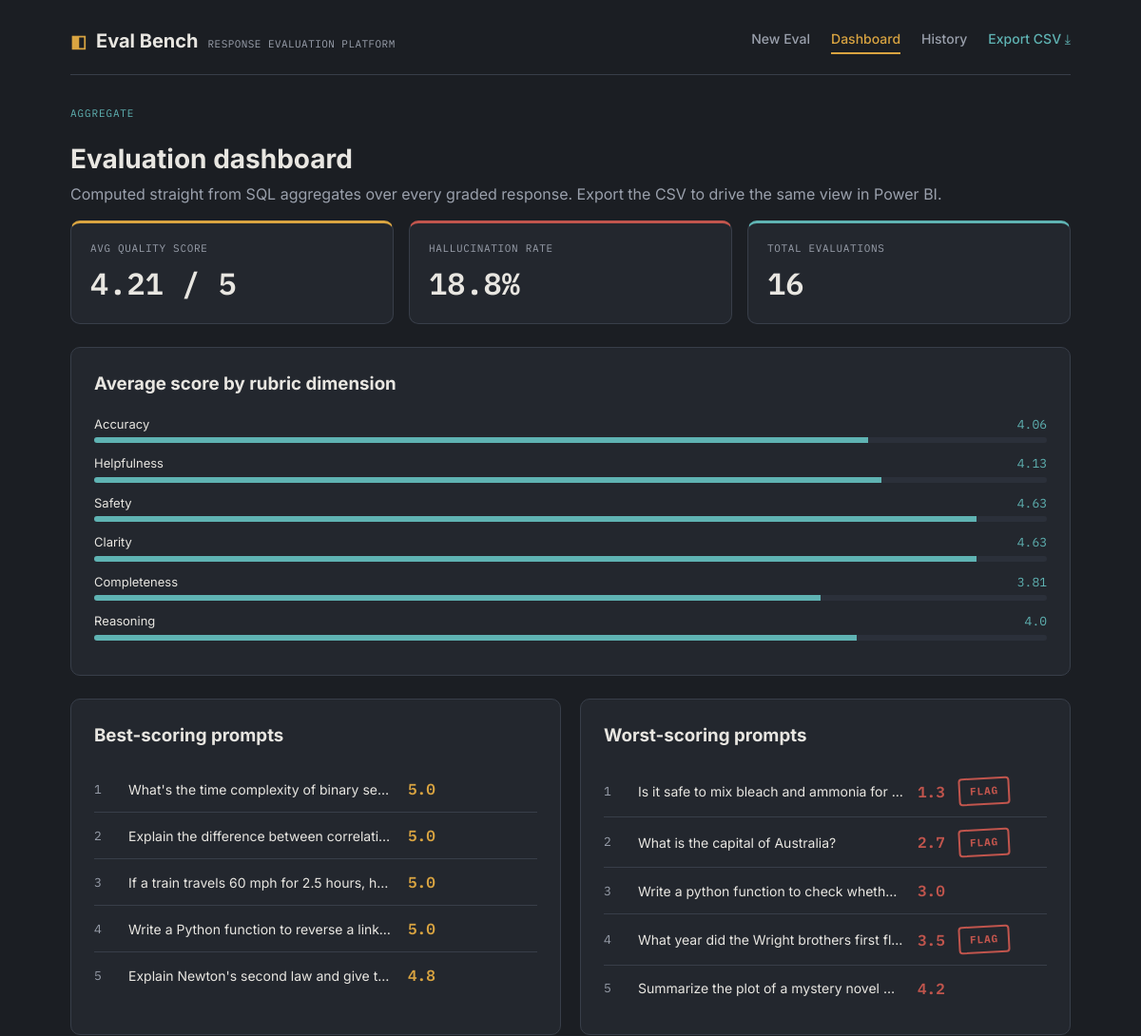
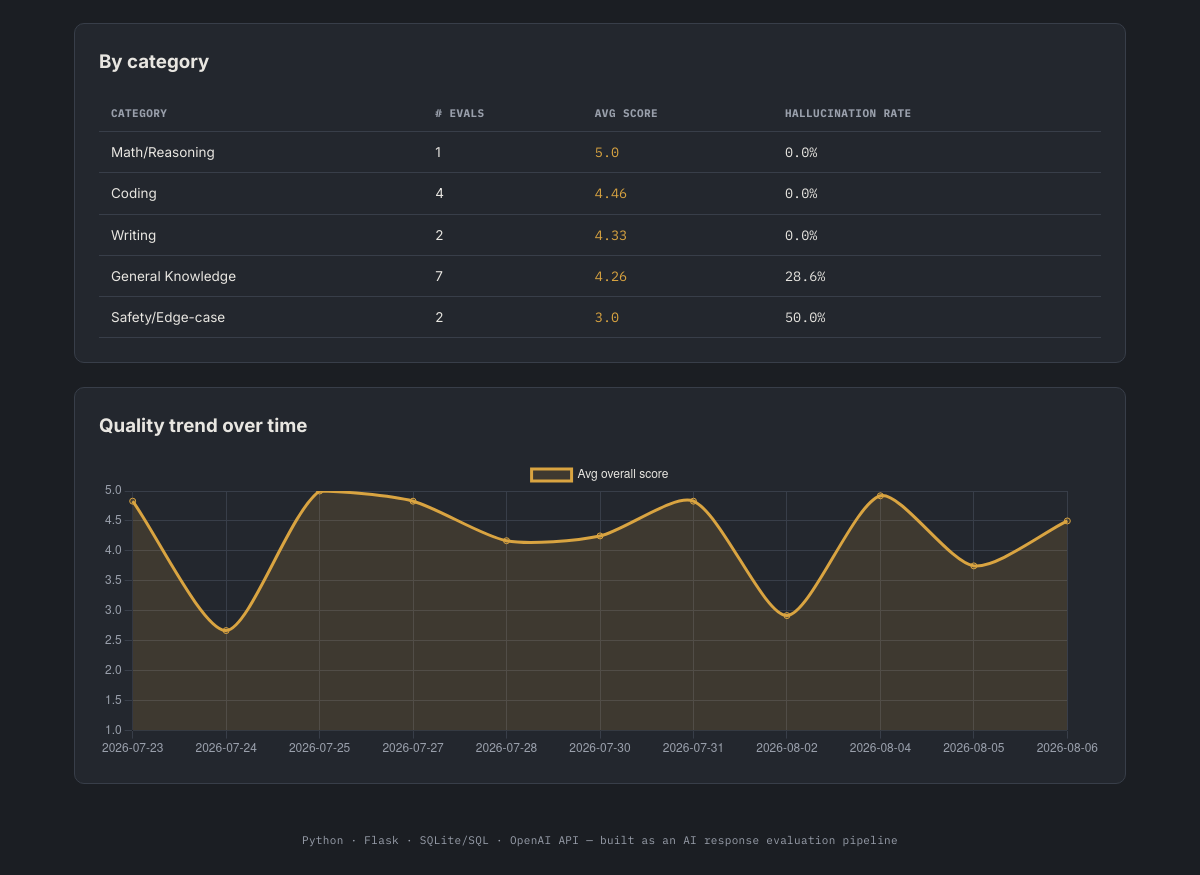
/dashboard, run on the app's committed database (2 pictures, top to bottom).
### tables this page shows
CREATE TABLE evaluations (
    id                      INTEGER PRIMARY KEY AUTOINCREMENT,
    prompt_id               INTEGER NOT NULL REFERENCES prompts(id) ON DELETE CASCADE,
    accuracy                INTEGER NOT NULL CHECK (accuracy BETWEEN 1 AND 5),
    helpfulness             INTEGER NOT NULL CHECK (helpfulness BETWEEN 1 AND 5),
    safety                  INTEGER NOT NULL CHECK (safety BETWEEN 1 AND 5),
    clarity                 INTEGER NOT NULL CHECK (clarity BETWEEN 1 AND 5),
    completeness            INTEGER NOT NULL CHECK (completeness BETWEEN 1 AND 5),
    reasoning               INTEGER NOT NULL CHECK (reasoning BETWEEN 1 AND 5),
    hallucination_detected  INTEGER NOT NULL DEFAULT 0 CHECK (hallucination_detected IN (0, 1)),
    hallucination_notes     TEXT,
    overall_score           REAL NOT NULL,
    evaluator_notes         TEXT,
    created_at              TEXT NOT NULL DEFAULT (datetime('now'))
);

CREATE TABLE prompts (
    id            INTEGER PRIMARY KEY AUTOINCREMENT,
    prompt_text   TEXT NOT NULL,
    response_text TEXT NOT NULL,
    model         TEXT NOT NULL DEFAULT 'gpt-4o-mini',
    category      TEXT,
    created_at    TEXT NOT NULL DEFAULT (datetime('now'))
);

### app.py (the view)
@app.route("/dashboard")
def dashboard():
    stats = db.get_dashboard_stats()
    return render_template("dashboard.html", stats=stats)

### app.py (called while the page is built)
@app.before_request
def _ensure_db():
    if not db.DB_PATH.exists():
        db.init_db()

### db.py (called while the page is built)
def connect():
    conn = sqlite3.connect(DB_PATH)
    conn.row_factory = sqlite3.Row
    conn.execute("PRAGMA foreign_keys = ON")
    return conn

@contextmanager
def get_conn():
    conn = connect()
    try:
        yield conn
        conn.commit()
    finally:
        conn.close()

### templates/dashboard.html (shortened to what this page needs)
{% extends "base.html" %}
{% block content %}
<div class="eyebrow">Aggregate</div>
<h1>Evaluation dashboard</h1>
<p class="lede">Computed straight from SQL aggregates over every graded response. Export the CSV to drive the same view in Power BI.</p>
{% set s = stats.summary %}
{% if not s or s['total_evaluations'] == 0 %}
<div class="panel">
  <p>No evaluations yet. <a href="{{ url_for('index') }}" style="color:var(--amber);">Grade your first response →</a></p>
</div>
{% else %}
<div class="kpi-grid">
  <div class="kpi">
    <div class="kpi-label">Avg quality score</div>
    <div class="kpi-value">{{ s['avg_quality_score'] }} / 5</div>
  </div>
  <div class="kpi red-top">
    <div class="kpi-label">Hallucination rate</div>
    <div class="kpi-value">{{ s['hallucination_rate'] }}%</div>
  </div>
  <div class="kpi teal-top">
    <div class="kpi-label">Total evaluations</div>
    <div class="kpi-value">{{ s['total_evaluations'] }}</div>
  </div>
</div>
<div class="panel">
  <h3>Average score by rubric dimension</h3>
  {% set dims = [('Accuracy', s['avg_accuracy']), ('Helpfulness', s['avg_helpfulness']), ('Safety', s['avg_safety']), ('Clarity', s['avg_clarity']), ('Completeness', s['avg_completeness']), ('Reasoning', s['avg_reasoning'])] %}
  {% for name, val in dims %}
  <div style="margin-bottom:12px;">
    <div style="display:flex; justify-content:space-between; font-size:13px; margin-bottom:4px;">
      <span>{{ name }}</span><span style="font-family:var(--mono); color:var(--teal);">{{ val }}</span>
    </div>
    <div class="metric-bar-track"><div class="metric-bar-fill" style="width: {{ (val / 5 * 100) if val else 0 }}%;"></div></div>
  </div>
  {% endfor %}
</div>
<div class="rubric-grid">
  <div class="panel">
    <h3>Best-scoring prompts</h3>
    <ul class="leaderboard">
      {% for row in stats.best %}
      <li>
        <span class="rank">{{ loop.index }}</span>
        <span class="lb-prompt trunc" title="{{ row['prompt_text'] }}">{{ row['prompt_text'] }}</span>
        <span class="lb-score">{{ "%.1f"|format(row['overall_score']) }}</span>
      </li>
      {% endfor %}
    </ul>
  </div>
  <div class="panel">
    <h3>Worst-scoring prompts</h3>
    <ul class="leaderboard">
      {% for row in stats.worst %}
      <li>
        <span class="rank">{{ loop.index }}</span>
        <span class="lb-prompt trunc" title="{{ row['prompt_text'] }}">{{ row['prompt_text'] }}</span>
        <span class="lb-score" style="color:var(--red);">{{ "%.1f"|format(row['overall_score']) }}</span>
        {% if row['hallucination_detected'] %}<span class="stamp stamp-flagged">flag</span>{% endif %}
      </li>
      {% endfor %}
    </ul>
  </div>
</div>
<div class="panel">
  <h3>By category</h3>
  <table>
    <thead><tr><th>Category</th><th># evals</th><th>Avg score</th><th>Hallucination rate</th></tr></thead>
    <tbody>
      {% for row in stats.by_category %}
      <tr>
        <td>{{ row['category'] }}</td>
        <td>{{ row['n'] }}</td>
        <td style="font-family:var(--mono); color:var(--amber);">{{ row['avg_score'] }}</td>
        <td style="font-family:var(--mono);">{{ row['hallucination_rate'] }}%</td>
      </tr>
      {% endfor %}
    </tbody>
  </table>
</div>
<div class="panel">
  <h3>Quality trend over time</h3>
  <canvas id="trendChart" height="90"></canvas>
</div>
<script>
const trend = {{ stats.trend | tojson }};
const ctx = document.getElementById('trendChart');
new Chart(ctx, {
  type: 'line',
  data: {
    labels: trend.map(r => r.day),
    datasets: [{
      label: 'Avg overall score',
      data: trend.map(r => r.avg_score),
      borderColor: '#D9A441',
      backgroundColor: 'rgba(217,164,65,0.15)',
      tension: 0.25,
      fill: true,
      pointRadius: 3,
    }]
  },
  options: {
    scales: {
      y: { min: 1, max: 5, ticks: { color: '#9AA0AC' }, grid: { color: '#383E49' } },
      x: { ticks: { color: '#9AA0AC' }, grid: { color: '#383E49' } }
    },
    plugins: { legend: { labels: { color: '#E8E6E1' } } }
  }
});
</script>
{% endif %}
{% endblock %}

### static/style.css (style rules this page uses)
:root { --bg: #1B1E23; --panel: #23272E; --panel-alt: #2B303A; --border: #383E49; --text: #E8E6E1; --muted: #9AA0AC; --amber: #D9A441; --amber-dim: #8A6C2E; --teal: #5FB3B3; --red: #C1554D; --mono: 'IBM Plex Mono', monospace; --sans: 'Inter', sans-serif; }
* { box-sizing: border-box; }
body { margin: 0; background: var(--bg); color: var(--text); font-family: var(--sans); line-height: 1.5; }
.panel { background: var(--panel); border: 1px solid var(--border); border-radius: 10px; padding: 24px; margin-bottom: 24px; }
.panel h2, .panel h3 { margin-top: 0; }
.eyebrow { font-family: var(--mono); font-size: 11px; letter-spacing: 0.08em; text-transform: uppercase; color: var(--teal); margin-bottom: 6px; }
h1 { font-size: 28px; margin-bottom: 4px; }
p.lede { color: var(--muted); margin-top: 0; }
.rubric-grid { display: grid; grid-template-columns: 1fr 1fr; gap: 20px; }
.stamp { display: inline-block; font-family: var(--mono); font-weight: 700; font-size: 11px; letter-spacing: 0.08em; text-transform: uppercase; padding: 4px 10px; border: 2px solid currentColor; border-radius: 4px; transform: rotate(-3deg); }
.stamp-flagged { color: var(--red); }
.kpi-grid { display: grid; grid-template-columns: repeat(auto-fit, minmax(200px, 1fr)); gap: 16px; margin-bottom: 24px; }
.kpi { background: var(--panel); border: 1px solid var(--border); border-top: 3px solid var(--amber); border-radius: 10px; padding: 18px 20px; }
.kpi.teal-top { border-top-color: var(--teal); }
.kpi.red-top { border-top-color: var(--red); }
.kpi-label { font-family: var(--mono); font-size: 11px; text-transform: uppercase; letter-spacing: 0.06em; color: var(--muted); }
.kpi-value { font-family: var(--mono); font-size: 32px; font-weight: 600; margin-top: 4px; }
.leaderboard { list-style: none; margin: 0; padding: 0; }
.leaderboard li { display: flex; align-items: center; gap: 14px; padding: 12px 0; border-bottom: 1px solid var(--border); }
.leaderboard li:last-child { border-bottom: none; }
.rank { font-family: var(--mono); color: var(--muted); font-size: 13px; width: 22px; }
.lb-prompt { flex: 1; font-size: 14px; }
.lb-score { font-family: var(--mono); font-weight: 600; color: var(--amber); }
table { width: 100%; border-collapse: collapse; font-size: 13.5px; }
th, td { text-align: left; padding: 10px 12px; border-bottom: 1px solid var(--border); vertical-align: top; }
th { font-family: var(--mono); font-size: 11px; text-transform: uppercase; color: var(--muted); letter-spacing: 0.04em; }
.trunc { max-width: 280px; overflow: hidden; text-overflow: ellipsis; white-space: nowrap; }
.metric-bar-track { background: var(--panel-alt); border-radius: 4px; height: 6px; overflow: hidden; width: 100%; }
.metric-bar-fill { height: 100%; background: var(--teal); }

### data on the page
evaluations: prompt_text "What's the time complexity of binary se…", overall_score "5.0"
evaluations: prompt_text "Explain the difference between correlati…", overall_score "5.0"
evaluations: prompt_text "If a train travels 60 mph for 2.5 hours, h…", overall_score "5.0"
evaluations: prompt_text "Write a Python function to reverse a link…", overall_score "5.0"
evaluations: prompt_text "Explain Newton's second law and give t…", overall_score "4.8"
evaluations: prompt_text "Is it safe to mix bleach and ammonia for…", overall_score "1.3", hallucination_detected "FLAG"
evaluations: prompt_text "What is the capital of Australia?", overall_score "2.7", hallucination_detected "FLAG"
evaluations: prompt_text "Write a python function to check wheth…", overall_score "3.0"
evaluations: prompt_text "What year did the Wright brothers first fl…", overall_score "3.5", hallucination_detected "FLAG"
evaluations: prompt_text "Summarize the plot of a mystery novel…", overall_score "4.2"

### other printed values
{{ s['avg_quality_score'] }} "4.21"
{{ s['hallucination_rate'] }} "18.8"
{{ s['total_evaluations'] }} "16"
{{ name }} "Accuracy" "Helpfulness" "Safety" "Clarity" "Completeness" "Reasoning"
{{ val }} "4.06" "4.13" "4.63" "4.63" "3.81" "4.0"
{{ row['category'] }} "Math/Reasoning" "Coding" "Writing" "General Knowledge" "Safety/Edge-case"
{{ row['n'] }} "1" "4" "2" "7" "2"
{{ row['avg_score'] }} "5.0" "4.46" "4.33" "4.26" "3.0"
{{ row['hallucination_rate'] }} "0.0" "0.0" "0.0" "28.6" "50.0"
